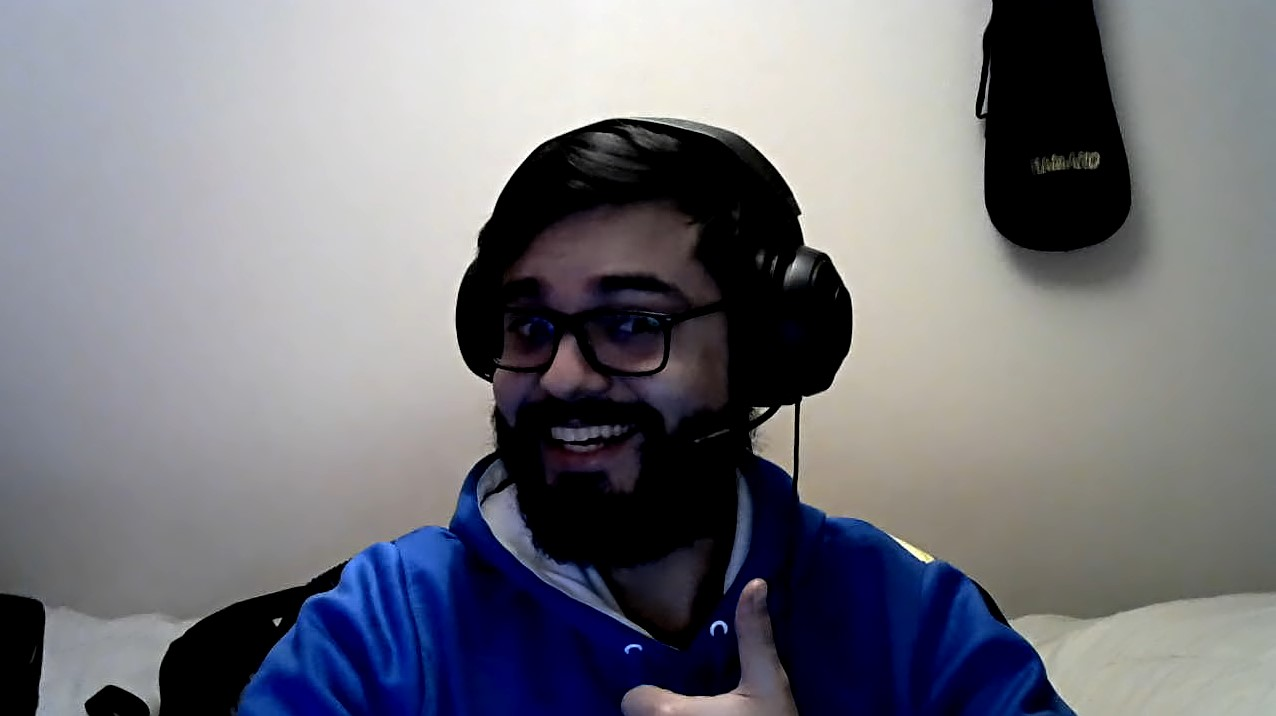
#> input picture foto_opencv/foto.jpg, 1276 x 716 px
$ python index.py foto.jpg foto.jpg
#> lines starting #> are read from the running program, lines starting #| are printed output that depends on the picture; after the words box and inside, x2 and y2 are one past the last pixel; in counts of white or black regions, pixels touching at a corner belong together
import cv2
import sys
#print('bien')

# Get user supplied values
imagePath =  "foto.jpg"#"abba.png" #sys.argv[1]
cascPath =  "haarcascade_frontalface_default.xml" #sys.argv[2]

# Create the haar cascade
faceCascade = cv2.CascadeClassifier(cascPath)

# Read the image
image = cv2.imread(imagePath)
#> image is the input picture: shape (716, 1276, 3); mean B, G, R 125.2, 118.3, 117.9
gray = cv2.cvtColor(image, cv2.COLOR_BGR2GRAY)
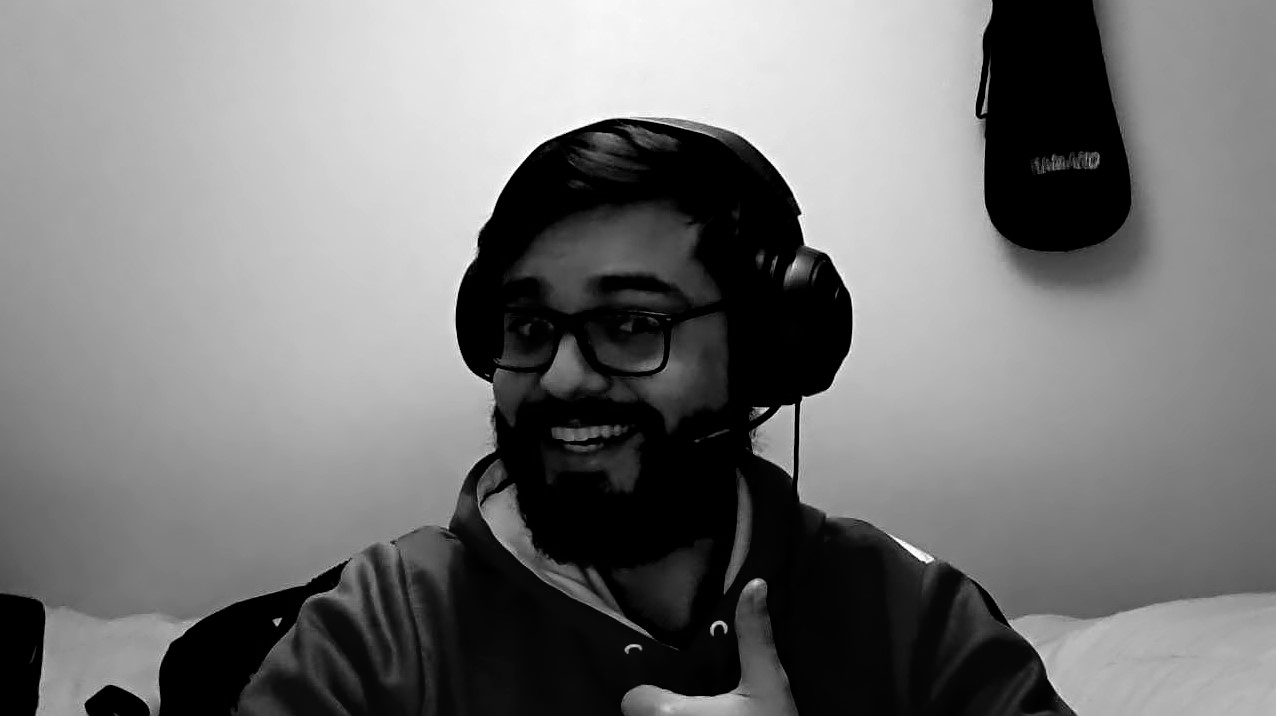
#> gray: shape (716, 1276); min 0, max 255, mean 118.9

# Detect faces in the image
faces = faceCascade.detectMultiScale( #funcion para detectar objetos
    gray, #escala de grises
    scaleFactor=1.1, #compensa la escala tamaño de la cara
    minNeighbors=10, #declara cuantos objetos son detectados
    minSize=(30,30), #
    flags = cv2.CASCADE_SCALE_IMAGE
)
#> faces = [[430, 208, 299, 299]]

#funcion que retorna una lista de rectangulos la cual cree que encontro una cara

print("Found {0} faces!".format(len(faces)))
#| Found 1 faces!
# Draw a rectangle around the faces
for (x,y,w,h) in faces:
    cv2.rectangle(image, (x,y), (x+w,y+h), (0,255,0), 2)
#> this loop made 1 pass
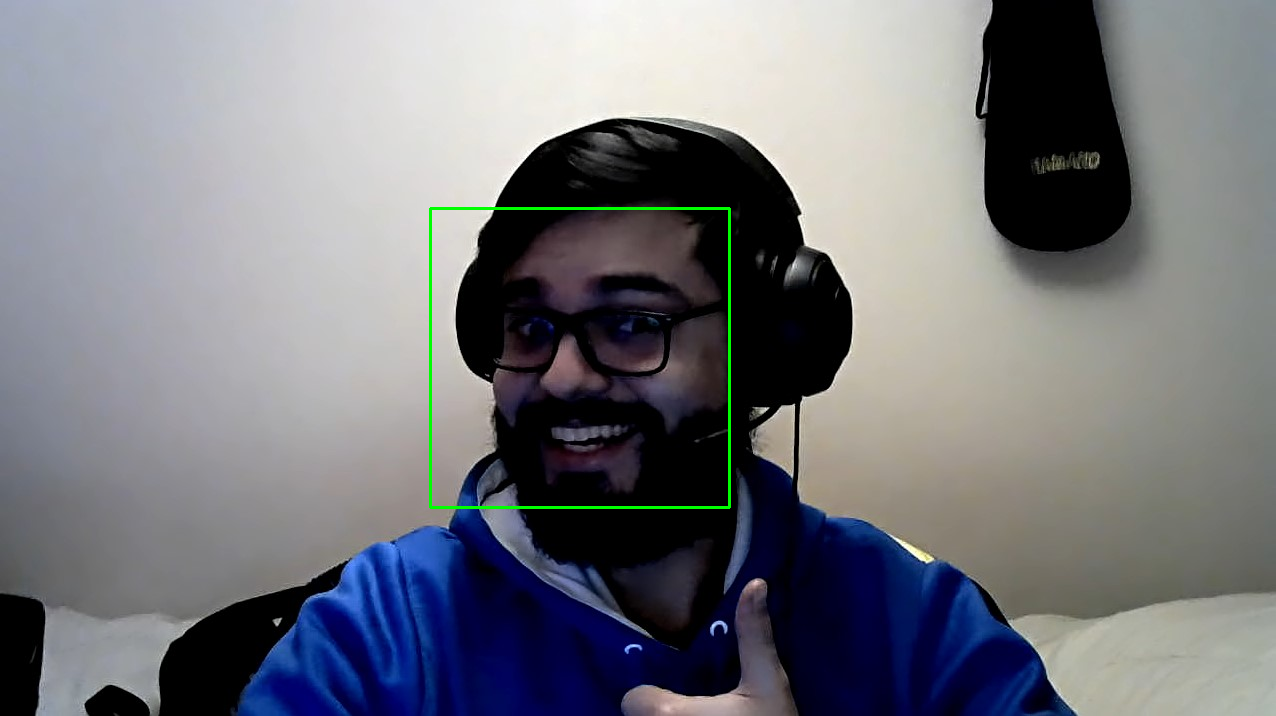
#> image: shape (716, 1276, 3); 0.39% of pixels changed, all inside (x1, y1, x2, y2) = (429, 207, 731, 509)
#la funcion anterior devuelve la ubicacion x e y y su ancho w y alto h

cv2.imshow("Faces Show",image)
cv2.waitKey(0)

$ run again, with foto_opencv/abba.png saved as foto_opencv/foto.jpg
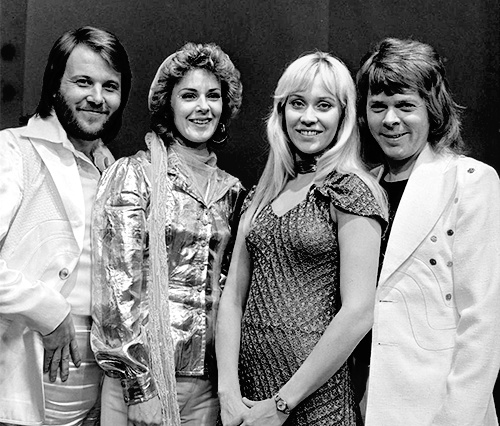
#> input picture foto_opencv/abba.png, 500 x 426 px
#> image is the input picture: shape (426, 500, 3); min 0, max 255, mean 130.8
#> faces = [[167, 70, 67, 67], [57, 55, 75, 75], [266, 69, 89, 89], [355, 79, 74, 74]]
#| Found 4 faces!
#> the loop `for (x,y,w,h) in faces:` made 4 passes
#> after the loop `for (x,y,w,h) in faces:`:
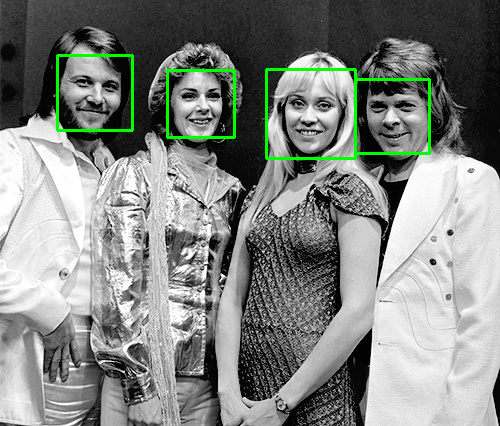
#> image: shape (426, 500, 3); 1.6% of pixels changed, all inside (x1, y1, x2, y2) = (56, 54, 431, 160)
